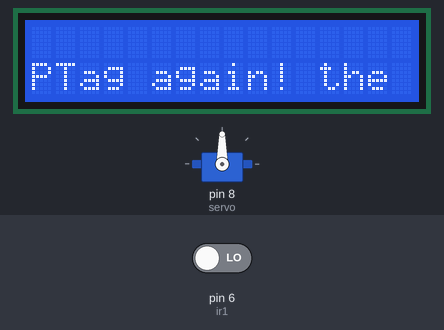
The sketch below on a simulated Arduino Uno, built with avr-gcc and run on an emulated ATmega328P. Shown: servo, 16×2 character LCD. Inputs (shaded band) come from the test bench; at power-on: pin 6 (ir1) LOW. What the sketch prints to the serial monitor is not drawn.

Above: at 2.9 s.
3.0 s: pin 6 (ir1) driven HIGH
At 4.3 s:
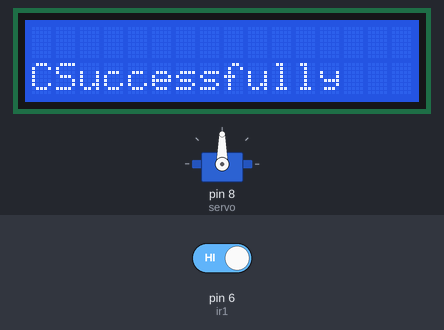
At 5.6 s:
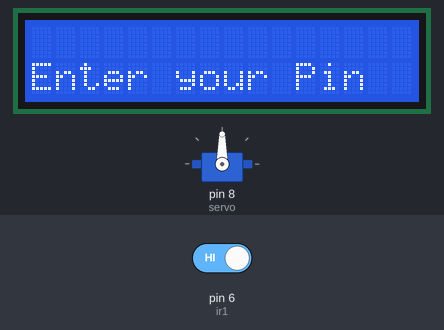
8.1 s: pin 6 (ir1) driven LOW
Timing chart, 0 to 11.1 s (numbered marks = the images above; inputs shaded):
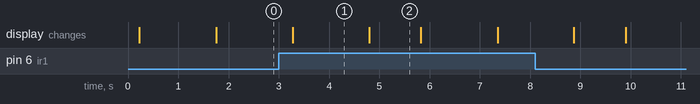

Measured:
- after the input at 3.0 s, the display: changes after 0.28 s (image 1)
- what the display in image 1 shows lasts 1.5 s, from 3.3 s to 4.8 s
- what the display in image 2 shows lasts 1.0 s, from 4.8 s to 5.8 s

The sketch:

TIPNo-03Arduino.ino
```cpp
#include <Keypad.h>
#include <SPI.h>
#include <MFRC522.h>
#include <Wire.h>
#include <LiquidCrystal_I2C.h>
#include <Servo.h>

const byte ROWS = 4; //four rows
const byte COLS = 4; //four columns

char hexaKeys[ROWS][COLS] = {
  {'0', '1', '2', '3'},
  {'4', '5', '6', '7'},
  {'8', '9', 'A', 'B'},
  {'C', 'D', 'E', 'F'}
};

/*************************************************/
//PIN no A1 to A3 and 2 to 5 allocated for keypad//
/*************************************************/

byte rowPins[ROWS] = {A3, A2, A1, A0}; //connect to the row pinouts of the keypad
byte colPins[COLS] = {5, 4, 3, 2}; //connect to the column pinouts of the keypad

//initialize an instance of class NewKeypad
Keypad customKeypad = Keypad( makeKeymap(hexaKeys), rowPins, colPins, ROWS, COLS);

/***********************************/
//PIN no 9 to 13 allocated for RFID//
/***********************************/

#define SS_PIN 10
#define RST_PIN 9
MFRC522 mfrc522(SS_PIN, RST_PIN);   // Create MFRC522 instance.

LiquidCrystal_I2C lcd(0x27, 16, 2);
Servo servo;
const int ir1 = 6;
const int ir2 = 7;

String rfidTag;
String pin;
char customKey;

boolean Auth(String rfidTag, String pin) {
  pin.toUpperCase();
  if (rfidTag.equals("43 21 26 AC")) {
    if (pin.equals("4321")) {
      Serial.println(1);
      Serial.write(1);
      lcd.clear();
      lcd.setCursor(0, 1);
      lcd.print("Authentication");
      lcd.setCursor(1, 1);
      lcd.print("Successfull!");
      delay(1000);
      return true;
    }
    else {
      Serial.println(0);
      Serial.write(0);
      lcd.clear();
      lcd.setCursor(0, 1);
      lcd.print("Entered Pin");
      lcd.setCursor(1, 1);
      lcd.print("Doesn't Match!");
      delay(1000);
      return false;
    }
  }
  else if (rfidTag.equals("F3 76 54 A8")) {
    if (pin.equals("F376")) {
      Serial.println(1);
      Serial.write(1);
      lcd.clear();
      lcd.setCursor(0, 1);
      lcd.print("Authentication");
      lcd.setCursor(1, 1);
      lcd.print("Successfull!");
      delay(1000);
      return true;
    }
    else {
      Serial.println(0);
      Serial.write(0);
      lcd.clear();
      lcd.setCursor(0, 1);
      lcd.print("Entered Pin");
      lcd.setCursor(1, 1);
      lcd.print("Doesn't Match!");
      delay(1000);
      return false;
    }
  }
  else if (rfidTag.equals("03 38 5E A8")) {
    if (pin.equals("0338")) {
      Serial.println(1);
      Serial.write(1);
      lcd.clear();
      lcd.setCursor(0, 1);
      lcd.print("Authentication");
      lcd.setCursor(1, 1);
      lcd.print("Successfull!");
      delay(1000);
      return true;
    }
    else {
      Serial.println(0);
      Serial.write(0);
      lcd.clear();
      lcd.setCursor(0, 1);
      lcd.print("Entered Pin");
      lcd.setCursor(1, 1);
      lcd.print("Doesn't Match!");
      delay(1000);
      return false;
    }
  }
  else if (rfidTag.equals("89 CB B8 99")) {
    if (pin.equals("89CB")) {
      Serial.println(1);
      Serial.write(1);
      lcd.clear();
      lcd.setCursor(0, 1);
      lcd.print("Authentication");
      lcd.setCursor(1, 1);
      lcd.print("Successfull!");
      delay(1000);
      return true;
    }
    else {
      Serial.println(0);
      Serial.write(0);
      lcd.clear();
      lcd.setCursor(0, 1);
      lcd.print("Entered Pin");
      lcd.setCursor(1, 1);
      lcd.print("Doesn't Match!");
      delay(1000);
      return false;
    }
  }
  else if (rfidTag.equals("19 80 B8 99")) {
    if (pin.equals("1980")) {
      Serial.println(1);
      Serial.write(1);
      lcd.clear();
      lcd.setCursor(0, 1);
      lcd.print("Authentication");
      lcd.setCursor(1, 1);
      lcd.print("Successfull!");
      delay(1000);
      return true;
    }
    else {
      Serial.println(0);
      Serial.write(0);
      lcd.clear();
      lcd.setCursor(0, 1);
      lcd.print("Entered Pin");
      lcd.setCursor(1, 1);
      lcd.print("Doesn't Match!");
      delay(1000);
      return false;
    }
  }
  else {
    Serial.println("Scan the Tag again");
    lcd.clear();
    lcd.setCursor(0, 1);
    lcd.print("Please Scan the");
    lcd.setCursor(1, 1);
    lcd.print("Tag again!");
    delay(1000);
    return false;
  }
}

void setup() {
  Serial.begin(9600);
  SPI.begin();      // Initiate  SPI bus
  mfrc522.PCD_Init();   // Initiate MFRC522
  servo.attach(8);
  lcd.begin(16, 2);
  lcd.clear();
  delay(100);
  lcd.setCursor(0, 1);
  lcd.print("Welcome!");
  delay(1500);
}

void loop() {
//  if (mfrc522.PICC_IsNewCardPresent() && mfrc522.PICC_ReadCardSerial()) {
    if(digitalRead(ir1)){
    rfidTag = "";
    pin = "";
    for (byte i = 0; i < mfrc522.uid.size; i++) {
      rfidTag.concat(String(mfrc522.uid.uidByte[i] < 0x10 ? "0" : ""));
      rfidTag.concat(String(mfrc522.uid.uidByte[i], HEX));
    }
    Serial.println(rfidTag);
    lcd.clear();
    lcd.setCursor(0, 1);
    lcd.print("Card Scanned");
    lcd.setCursor(1, 1);
    lcd.print("Successfully");
    delay(1500);
    lcd.clear();
    lcd.setCursor(0, 1);
    lcd.print("Enter your Pin");
    delay(1000);
    for (int i = 0; i < 4; i++) {
      customKey = customKeypad.getKey();
      pin += customKey;
    }
    Serial.println(customKey);
  }
//  bool key = Auth(rfidTag, pin);
  if (Auth(rfidTag, pin)) {
    lcd.clear();
    lcd.setCursor(0, 1);
    lcd.print("Place your bag");
    lcd.setCursor(1, 1);
    lcd.print("near outlet!");
    delay(1000);
    if (digitalRead(ir2)) {
      servo.write(55);
      delay(5000);
      lcd.clear();
      lcd.setCursor(0, 1);
      lcd.print("Place next bag");
      delay(1000);
      servo.write(110);
      delay(5000);
      lcd.clear();
      lcd.setCursor(0, 1);
      lcd.print("Place next bag");
      delay(1000);
      servo.write(170);
      delay(5000);
    }
    else{
      lcd.clear();
      lcd.setCursor(0, 1);
      lcd.print("Place your bag");
      lcd.setCursor(1, 1);
      lcd.print("near outlet!");
    }
  }
  delay(500);
}
```
